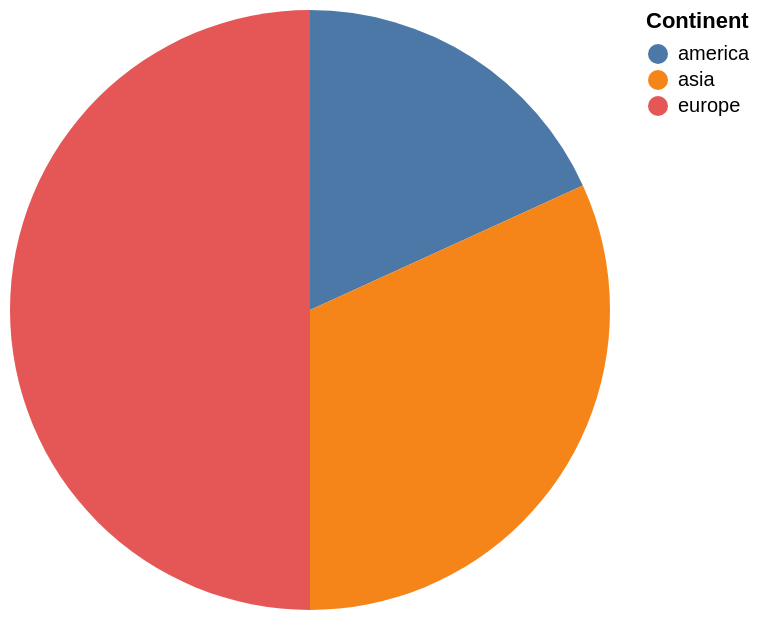

Source (Vega-Lite JSON):
### Vega-Lite specification from a JSON file in a GitHub repository (floating-point values rounded to 4 significant figures)
{"data": {"values": [{"x_data": "america", "y_data": 4}, {"x_data": "asia", "y_data": 7}, {"x_data": "europe", "y_data": 11}]}, "mark": "arc", "encoding": {"theta": {"field": "y_data", "type": "quantitative", "title": "count(*)"}, "color": {"field": "x_data", "type": "nominal", "title": "Continent"}}}
